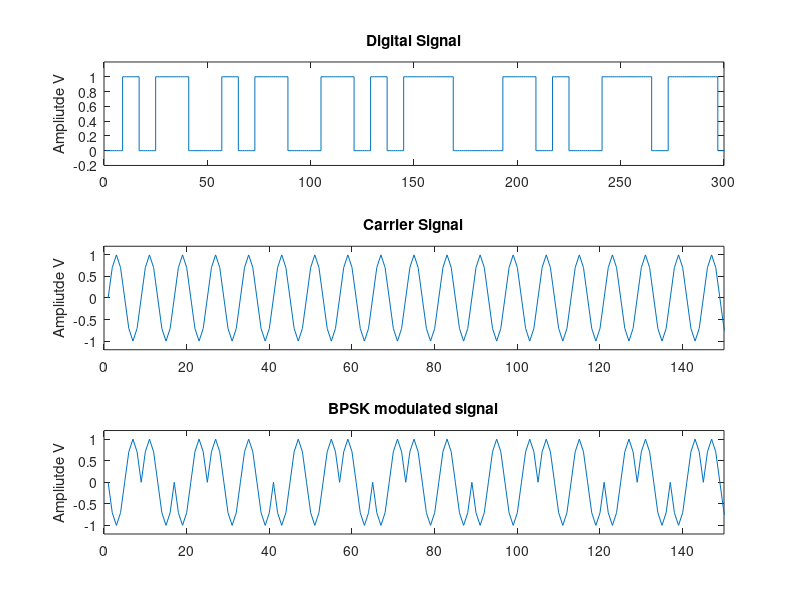

The MATLAB source for this figure:
% Defining Prameters
Points = 2048;              % Sampling points

rBinary= randi([-1,1],1,Points);
             
Fc = 2;                     % Carrier frequency              
Fs = 8;                     % Sampling frequency            
Tb = 1/Fc;                  % The ratio of the bit rate in seconds   
nCycles=1;                  % Number of cycle period
t = 0:1/Fs:(nCycles-1/Fs);  % Time (period of one cycle)in seconds
Ac = 1;                     % Amplitude of the carrier signal           
Carrier = Ac*sin(2*pi*t);      % Carrier wave

bitStream = [];
carrierSignal = [];

i = 1;
while(i<=Points)
    if(rBinary(i))
        bitStream = [bitStream ones(1,length(Carrier))];   % If the bit stream is 1
    else
        bitStream = [bitStream zeros(1,length(Carrier))];  % If the bit stream is 0
    end
    carrierSignal = [carrierSignal Ac*Carrier];            % Finding the carrying sigals
    i = i+1;
end

bits = 2*(bitStream-0.5);         % transfering bits
bpskSignal = carrierSignal.*bits; % Generating into BPSK by mutliplying carrierSignal with bis
plot(bits);
xlim([0 300]); ylim([-1.5 1.5]);

figure(1);
subplot(3,1,1); stairs(bitStream); title('Digital Signal'); xlim([0 300]); ylim([-0.2 1.2]); ylabel('Ampliutde V');
subplot(3,1,2); plot(carrierSignal); title('Carrier Signal'); xlim([0 150]); ylim([-1.2 1.2]);ylabel('Ampliutde V')
subplot(3,1,3); plot(bpskSignal); title('BPSK modulated signal'); xlim([0 150]); ylim([-1.2 1.2]);ylabel('Ampliutde V')